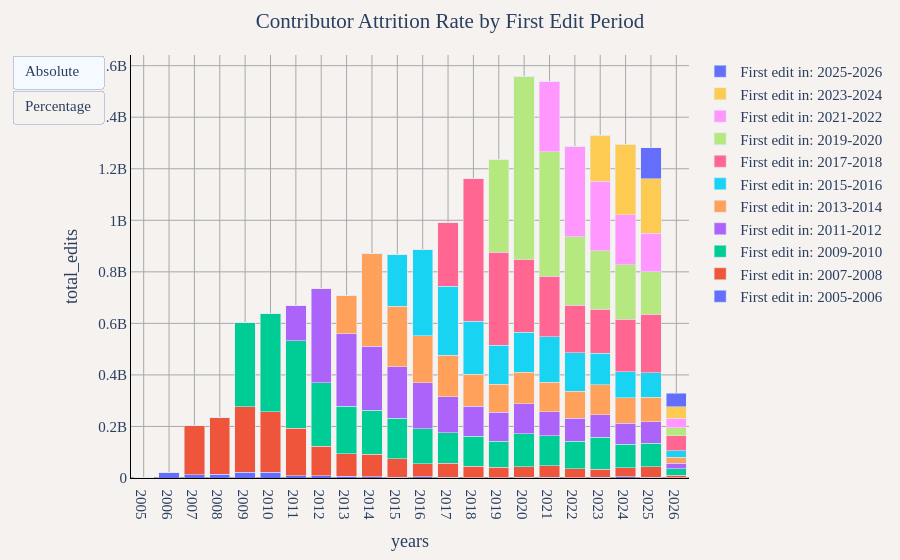

The notebook cell this image was saved under:
### Markdown cell above
## Contributor Attrition Rate by First Edit Period (Yearly)
This shows the contribution patterns of users grouped by their first edit period (2-year periods), displaying the percentage of total yearly edits from each cohort.

### Code cell
sql_query = """
WITH user_first_edit AS (
    -- Find the first edit year for each user
    SELECT 
        user_name,
        MIN(year) as first_edit_year
    FROM 
        read_parquet('../changeset_data/year=*/month=*/*.parquet')
    GROUP BY 
        user_name
),
year_user_edits AS (
    -- Sum edits by year and user
    SELECT 
        year,
        user_name,
        SUM(edit_count) as total_edits
    FROM 
        read_parquet('../changeset_data/year=*/month=*/*.parquet')
    GROUP BY 
        year, user_name
),
merged_data AS (
    -- Join to get first edit year for each user's yearly edits
    SELECT 
        y.year,
        y.user_name,
        y.total_edits,
        u.first_edit_year,
        CASE 
            -- Create 2-year periods based on odd/even years
            WHEN u.first_edit_year % 2 = 1 THEN 
                CONCAT('First edit in: ', CAST(u.first_edit_year AS VARCHAR), '-', CAST(u.first_edit_year + 1 AS VARCHAR))
            ELSE 
                CONCAT('First edit in: ', CAST(u.first_edit_year - 1 AS VARCHAR), '-', CAST(u.first_edit_year AS VARCHAR))
        END as first_edit_period
    FROM 
        year_user_edits y
    JOIN 
        user_first_edit u ON y.user_name = u.user_name
),
grouped_data AS (
    SELECT 
        CAST(year AS VARCHAR) as years,
        first_edit_period,
        SUM(total_edits) as total_edits
    FROM 
        merged_data
    GROUP BY 
        year, first_edit_period
)
SELECT 
    years,
    first_edit_period,
    total_edits,
    ROUND(100.0 * total_edits / SUM(total_edits) OVER (PARTITION BY years), 2) as percentage
FROM 
    grouped_data
ORDER BY 
    years, first_edit_period
"""
df = duckdb.sql(sql_query).df()

util.show_figure(
    [
        util.FigureConfig(
            title="Contributor Attrition Rate by First Edit Period",
            label="Absolute",
            x_col="years",
            y_col="total_edits",
            query_or_df=df,
            group_col="first_edit_period",
            plot_type="bar",
            trace_names=util.get_trace_names(df, "first_edit_period", "years", "total_edits", "unique"),
        ),
        util.FigureConfig(
            title="Percentage of Edits by First Edit Period",
            label="Percentage",
            x_col="years",
            y_col="percentage",
            query_or_df=df,
            group_col="first_edit_period",
            plot_type="bar",
        ),
    ]
)

### Figure 1 — Plotly figure (JSON) as saved in the notebook; plotly's stock layout.template omitted (floating-point values rounded to 4 significant figures)
{"data": [{"hovertemplate": "First edit in: 2005-2006<br>%{x}<br>%{y:,} total_edits<extra></extra>", "name": "First edit in: 2005-2006", "type": "bar", "visible": true, "x": ["2005", "2006", "2007", "2008", "2009", "2010", "2011", "2012", "2013", "2014", "2015", "2016", "2017", "2018", "2019", "2020", "2021", "2022", "2023", "2024", "2025", "2026"], "y": [158800.0, 21840000.0, 11710000.0, 14160000.0, 22160000.0, 21560000.0, 8498000.0, 8784000.0, 6644000.0, 4907000.0, 3458000.0, 4080000.0, 2656000.0, 1713000.0, 1657000.0, 2498000.0, 2022000.0, 1745000.0, 2026000.0, 5516000.0, 2110000.0, 617400.0]}, {"hovertemplate": "First edit in: 2007-2008<br>%{x}<br>%{y:,} total_edits<extra></extra>", "name": "First edit in: 2007-2008", "type": "bar", "visible": true, "x": ["2005", "2006", "2007", "2008", "2009", "2010", "2011", "2012", "2013", "2014", "2015", "2016", "2017", "2018", "2019", "2020", "2021", "2022", "2023", "2024", "2025", "2026"], "y": [0.0, 0.0, 192300000.0, 222400000.0, 254600000.0, 234800000.0, 184600000.0, 114400000.0, 87290000.0, 87870000.0, 70730000.0, 52070000.0, 54730000.0, 43540000.0, 40770000.0, 42010000.0, 46040000.0, 34910000.0, 32830000.0, 33990000.0, 42480000.0, 10500000.0]}, {"hovertemplate": "First edit in: 2009-2010<br>%{x}<br>%{y:,} total_edits<extra></extra>", "name": "First edit in: 2009-2010", "type": "bar", "visible": true, "x": ["2005", "2006", "2007", "2008", "2009", "2010", "2011", "2012", "2013", "2014", "2015", "2016", "2017", "2018", "2019", "2020", "2021", "2022", "2023", "2024", "2025", "2026"], "y": [0.0, 0.0, 0.0, 0.0, 327600000.0, 382300000.0, 339500000.0, 246600000.0, 183700000.0, 169300000.0, 157800000.0, 134300000.0, 118400000.0, 116800000.0, 100800000.0, 126700000.0, 116000000.0, 106400000.0, 124100000.0, 91290000.0, 90630000.0, 24220000.0]}, {"hovertemplate": "First edit in: 2011-2012<br>%{x}<br>%{y:,} total_edits<extra></extra>", "name": "First edit in: 2011-2012", "type": "bar", "visible": true, "x": ["2005", "2006", "2007", "2008", "2009", "2010", "2011", "2012", "2013", "2014", "2015", "2016", "2017", "2018", "2019", "2020", "2021", "2022", "2023", "2024", "2025", "2026"], "y": [0.0, 0.0, 0.0, 0.0, 0.0, 0.0, 137100000.0, 364600000.0, 282400000.0, 248900000.0, 200500000.0, 179800000.0, 138600000.0, 117100000.0, 112700000.0, 117400000.0, 92870000.0, 88080000.0, 86190000.0, 81180000.0, 82400000.0, 21690000.0]}, {"hovertemplate": "First edit in: 2013-2014<br>%{x}<br>%{y:,} total_edits<extra></extra>", "name": "First edit in: 2013-2014", "type": "bar", "visible": true, "x": ["2005", "2006", "2007", "2008", "2009", "2010", "2011", "2012", "2013", "2014", "2015", "2016", "2017", "2018", "2019", "2020", "2021", "2022", "2023", "2024", "2025", "2026"], "y": [0.0, 0.0, 0.0, 0.0, 0.0, 0.0, 0.0, 0.0, 146700000.0, 360800000.0, 233800000.0, 181200000.0, 161700000.0, 123600000.0, 107700000.0, 121800000.0, 115300000.0, 106100000.0, 116200000.0, 100400000.0, 96020000.0, 24230000.0]}, {"hovertemplate": "First edit in: 2015-2016<br>%{x}<br>%{y:,} total_edits<extra></extra>", "name": "First edit in: 2015-2016", "type": "bar", "visible": true, "x": ["2005", "2006", "2007", "2008", "2009", "2010", "2011", "2012", "2013", "2014", "2015", "2016", "2017", "2018", "2019", "2020", "2021", "2022", "2023", "2024", "2025", "2026"], "y": [0.0, 0.0, 0.0, 0.0, 0.0, 0.0, 0.0, 0.0, 0.0, 0.0, 201300000.0, 333400000.0, 268900000.0, 204600000.0, 152500000.0, 155700000.0, 176300000.0, 148300000.0, 121800000.0, 100100000.0, 95020000.0, 24400000.0]}, {"hovertemplate": "First edit in: 2017-2018<br>%{x}<br>%{y:,} total_edits<extra></extra>", "name": "First edit in: 2017-2018", "type": "bar", "visible": true, "x": ["2005", "2006", "2007", "2008", "2009", "2010", "2011", "2012", "2013", "2014", "2015", "2016", "2017", "2018", "2019", "2020", "2021", "2022", "2023", "2024", "2025", "2026"], "y": [0.0, 0.0, 0.0, 0.0, 0.0, 0.0, 0.0, 0.0, 0.0, 0.0, 0.0, 0.0, 245500000.0, 555900000.0, 360000000.0, 282900000.0, 234700000.0, 185500000.0, 171300000.0, 203300000.0, 227600000.0, 57990000.0]}, {"hovertemplate": "First edit in: 2019-2020<br>%{x}<br>%{y:,} total_edits<extra></extra>", "name": "First edit in: 2019-2020", "type": "bar", "visible": true, "x": ["2005", "2006", "2007", "2008", "2009", "2010", "2011", "2012", "2013", "2014", "2015", "2016", "2017", "2018", "2019", "2020", "2021", "2022", "2023", "2024", "2025", "2026"], "y": [0.0, 0.0, 0.0, 0.0, 0.0, 0.0, 0.0, 0.0, 0.0, 0.0, 0.0, 0.0, 0.0, 0.0, 358100000.0, 710400000.0, 483700000.0, 265300000.0, 228300000.0, 210900000.0, 163500000.0, 31290000.0]}, {"hovertemplate": "First edit in: 2021-2022<br>%{x}<br>%{y:,} total_edits<extra></extra>", "name": "First edit in: 2021-2022", "type": "bar", "visible": true, "x": ["2005", "2006", "2007", "2008", "2009", "2010", "2011", "2012", "2013", "2014", "2015", "2016", "2017", "2018", "2019", "2020", "2021", "2022", "2023", "2024", "2025", "2026"], "y": [0.0, 0.0, 0.0, 0.0, 0.0, 0.0, 0.0, 0.0, 0.0, 0.0, 0.0, 0.0, 0.0, 0.0, 0.0, 0.0, 272700000.0, 351100000.0, 269000000.0, 194300000.0, 149400000.0, 37550000.0]}, {"hovertemplate": "First edit in: 2023-2024<br>%{x}<br>%{y:,} total_edits<extra></extra>", "name": "First edit in: 2023-2024", "type": "bar", "visible": true, "x": ["2005", "2006", "2007", "2008", "2009", "2010", "2011", "2012", "2013", "2014", "2015", "2016", "2017", "2018", "2019", "2020", "2021", "2022", "2023", "2024", "2025", "2026"], "y": [0.0, 0.0, 0.0, 0.0, 0.0, 0.0, 0.0, 0.0, 0.0, 0.0, 0.0, 0.0, 0.0, 0.0, 0.0, 0.0, 0.0, 0.0, 178000000.0, 274900000.0, 211800000.0, 43780000.0]}, {"hovertemplate": "First edit in: 2025-2026<br>%{x}<br>%{y:,} total_edits<extra></extra>", "name": "First edit in: 2025-2026", "type": "bar", "visible": true, "x": ["2005", "2006", "2007", "2008", "2009", "2010", "2011", "2012", "2013", "2014", "2015", "2016", "2017", "2018", "2019", "2020", "2021", "2022", "2023", "2024", "2025", "2026"], "y": [0.0, 0.0, 0.0, 0.0, 0.0, 0.0, 0.0, 0.0, 0.0, 0.0, 0.0, 0.0, 0.0, 0.0, 0.0, 0.0, 0.0, 0.0, 0.0, 0.0, 121300000.0, 52580000.0]}, {"hovertemplate": "First edit in: 2005-2006<br>%{x}<br>%{y:,} percentage<extra></extra>", "name": "First edit in: 2005-2006", "type": "bar", "visible": false, "x": ["2005", "2006", "2007", "2008", "2009", "2010", "2011", "2012", "2013", "2014", "2015", "2016", "2017", "2018", "2019", "2020", "2021", "2022", "2023", "2024", "2025", "2026"], "y": [100.0, 100.0, 5.74, 5.99, 3.67, 3.38, 1.27, 1.2, 0.94, 0.56, 0.4, 0.46, 0.27, 0.15, 0.13, 0.16, 0.13, 0.14, 0.15, 0.43, 0.16, 0.19]}, {"hovertemplate": "First edit in: 2007-2008<br>%{x}<br>%{y:,} percentage<extra></extra>", "name": "First edit in: 2007-2008", "type": "bar", "visible": false, "x": ["2005", "2006", "2007", "2008", "2009", "2010", "2011", "2012", "2013", "2014", "2015", "2016", "2017", "2018", "2019", "2020", "2021", "2022", "2023", "2024", "2025", "2026"], "y": [0.0, 0.0, 94.26, 94.01, 42.13, 36.77, 27.56, 15.57, 12.35, 10.08, 8.15, 5.88, 5.53, 3.74, 3.3, 2.69, 2.99, 2.71, 2.47, 2.62, 3.31, 3.19]}, {"hovertemplate": "First edit in: 2009-2010<br>%{x}<br>%{y:,} percentage<extra></extra>", "name": "First edit in: 2009-2010", "type": "bar", "visible": false, "x": ["2005", "2006", "2007", "2008", "2009", "2010", "2011", "2012", "2013", "2014", "2015", "2016", "2017", "2018", "2019", "2020", "2021", "2022", "2023", "2024", "2025", "2026"], "y": [0.0, 0.0, 0.0, 0.0, 54.2, 59.86, 50.7, 33.58, 26.0, 19.42, 18.18, 15.17, 11.95, 10.04, 8.16, 8.13, 7.53, 8.27, 9.33, 7.04, 7.07, 7.37]}, {"hovertemplate": "First edit in: 2011-2012<br>%{x}<br>%{y:,} percentage<extra></extra>", "name": "First edit in: 2011-2012", "type": "bar", "visible": false, "x": ["2005", "2006", "2007", "2008", "2009", "2010", "2011", "2012", "2013", "2014", "2015", "2016", "2017", "2018", "2019", "2020", "2021", "2022", "2023", "2024", "2025", "2026"], "y": [0.0, 0.0, 0.0, 0.0, 0.0, 0.0, 20.47, 49.65, 39.96, 28.55, 23.11, 20.32, 13.99, 10.07, 9.13, 7.53, 6.03, 6.84, 6.48, 6.26, 6.43, 6.6]}, {"hovertemplate": "First edit in: 2013-2014<br>%{x}<br>%{y:,} percentage<extra></extra>", "name": "First edit in: 2013-2014", "type": "bar", "visible": false, "x": ["2005", "2006", "2007", "2008", "2009", "2010", "2011", "2012", "2013", "2014", "2015", "2016", "2017", "2018", "2019", "2020", "2021", "2022", "2023", "2024", "2025", "2026"], "y": [0.0, 0.0, 0.0, 0.0, 0.0, 0.0, 0.0, 0.0, 20.75, 41.39, 26.95, 20.48, 16.33, 10.62, 8.72, 7.81, 7.49, 8.24, 8.74, 7.74, 7.49, 7.37]}, {"hovertemplate": "First edit in: 2015-2016<br>%{x}<br>%{y:,} percentage<extra></extra>", "name": "First edit in: 2015-2016", "type": "bar", "visible": false, "x": ["2005", "2006", "2007", "2008", "2009", "2010", "2011", "2012", "2013", "2014", "2015", "2016", "2017", "2018", "2019", "2020", "2021", "2022", "2023", "2024", "2025", "2026"], "y": [0.0, 0.0, 0.0, 0.0, 0.0, 0.0, 0.0, 0.0, 0.0, 0.0, 23.2, 37.68, 27.15, 17.59, 12.35, 9.99, 11.45, 11.52, 9.16, 7.72, 7.41, 7.42]}, {"hovertemplate": "First edit in: 2017-2018<br>%{x}<br>%{y:,} percentage<extra></extra>", "name": "First edit in: 2017-2018", "type": "bar", "visible": false, "x": ["2005", "2006", "2007", "2008", "2009", "2010", "2011", "2012", "2013", "2014", "2015", "2016", "2017", "2018", "2019", "2020", "2021", "2022", "2023", "2024", "2025", "2026"], "y": [0.0, 0.0, 0.0, 0.0, 0.0, 0.0, 0.0, 0.0, 0.0, 0.0, 0.0, 0.0, 24.79, 47.79, 29.17, 18.14, 15.25, 14.41, 12.88, 15.69, 17.75, 17.64]}, {"hovertemplate": "First edit in: 2019-2020<br>%{x}<br>%{y:,} percentage<extra></extra>", "name": "First edit in: 2019-2020", "type": "bar", "visible": false, "x": ["2005", "2006", "2007", "2008", "2009", "2010", "2011", "2012", "2013", "2014", "2015", "2016", "2017", "2018", "2019", "2020", "2021", "2022", "2023", "2024", "2025", "2026"], "y": [0.0, 0.0, 0.0, 0.0, 0.0, 0.0, 0.0, 0.0, 0.0, 0.0, 0.0, 0.0, 0.0, 0.0, 29.01, 45.56, 31.42, 20.61, 17.17, 16.28, 12.75, 9.51]}, {"hovertemplate": "First edit in: 2021-2022<br>%{x}<br>%{y:,} percentage<extra></extra>", "name": "First edit in: 2021-2022", "type": "bar", "visible": false, "x": ["2005", "2006", "2007", "2008", "2009", "2010", "2011", "2012", "2013", "2014", "2015", "2016", "2017", "2018", "2019", "2020", "2021", "2022", "2023", "2024", "2025", "2026"], "y": [0.0, 0.0, 0.0, 0.0, 0.0, 0.0, 0.0, 0.0, 0.0, 0.0, 0.0, 0.0, 0.0, 0.0, 0.0, 0.0, 17.71, 27.27, 20.23, 14.99, 11.65, 11.42]}, {"hovertemplate": "First edit in: 2023-2024<br>%{x}<br>%{y:,} percentage<extra></extra>", "name": "First edit in: 2023-2024", "type": "bar", "visible": false, "x": ["2005", "2006", "2007", "2008", "2009", "2010", "2011", "2012", "2013", "2014", "2015", "2016", "2017", "2018", "2019", "2020", "2021", "2022", "2023", "2024", "2025", "2026"], "y": [0.0, 0.0, 0.0, 0.0, 0.0, 0.0, 0.0, 0.0, 0.0, 0.0, 0.0, 0.0, 0.0, 0.0, 0.0, 0.0, 0.0, 0.0, 13.39, 21.22, 16.52, 13.31]}, {"hovertemplate": "First edit in: 2025-2026<br>%{x}<br>%{y:,} percentage<extra></extra>", "name": "First edit in: 2025-2026", "type": "bar", "visible": false, "x": ["2005", "2006", "2007", "2008", "2009", "2010", "2011", "2012", "2013", "2014", "2015", "2016", "2017", "2018", "2019", "2020", "2021", "2022", "2023", "2024", "2025", "2026"], "y": [0.0, 0.0, 0.0, 0.0, 0.0, 0.0, 0.0, 0.0, 0.0, 0.0, 0.0, 0.0, 0.0, 0.0, 0.0, 0.0, 0.0, 0.0, 0.0, 0.0, 9.46, 15.99]}], "layout": {"barmode": "stack", "font": {"family": "Times", "size": 15}, "margin": {"b": 55, "l": 55, "r": 55, "t": 55}, "paper_bgcolor": "#f5f2f0", "plot_bgcolor": "#f5f2f0", "title": {"text": "Contributor Attrition Rate by First Edit Period", "x": 0.5}, "updatemenus": [{"buttons": [{"args": [{"visible": [true, true, true, true, true, true, true, true, true, true, true, false, false, false, false, false, false, false, false, false, false, false]}, {"title.text": "Contributor Attrition Rate by First Edit Period", "xaxis.title.text": "years", "yaxis.title.text": "total_edits"}], "label": "Absolute", "method": "update"}, {"args": [{"visible": [false, false, false, false, false, false, false, false, false, false, false, true, true, true, true, true, true, true, true, true, true, true]}, {"title.text": "Percentage of Edits by First Edit Period", "xaxis.title.text": "years", "yaxis.title.text": "percentage"}], "label": "Percentage", "method": "update"}], "type": "buttons"}], "xaxis": {"gridcolor": "darkgray", "linecolor": "black", "showgrid": true, "tickcolor": "black", "title": {"text": "years"}, "zerolinecolor": "darkgray"}, "yaxis": {"gridcolor": "darkgray", "linecolor": "black", "rangemode": "tozero", "showgrid": true, "tickcolor": "black", "title": {"text": "total_edits"}, "zerolinecolor": "darkgray"}}}
